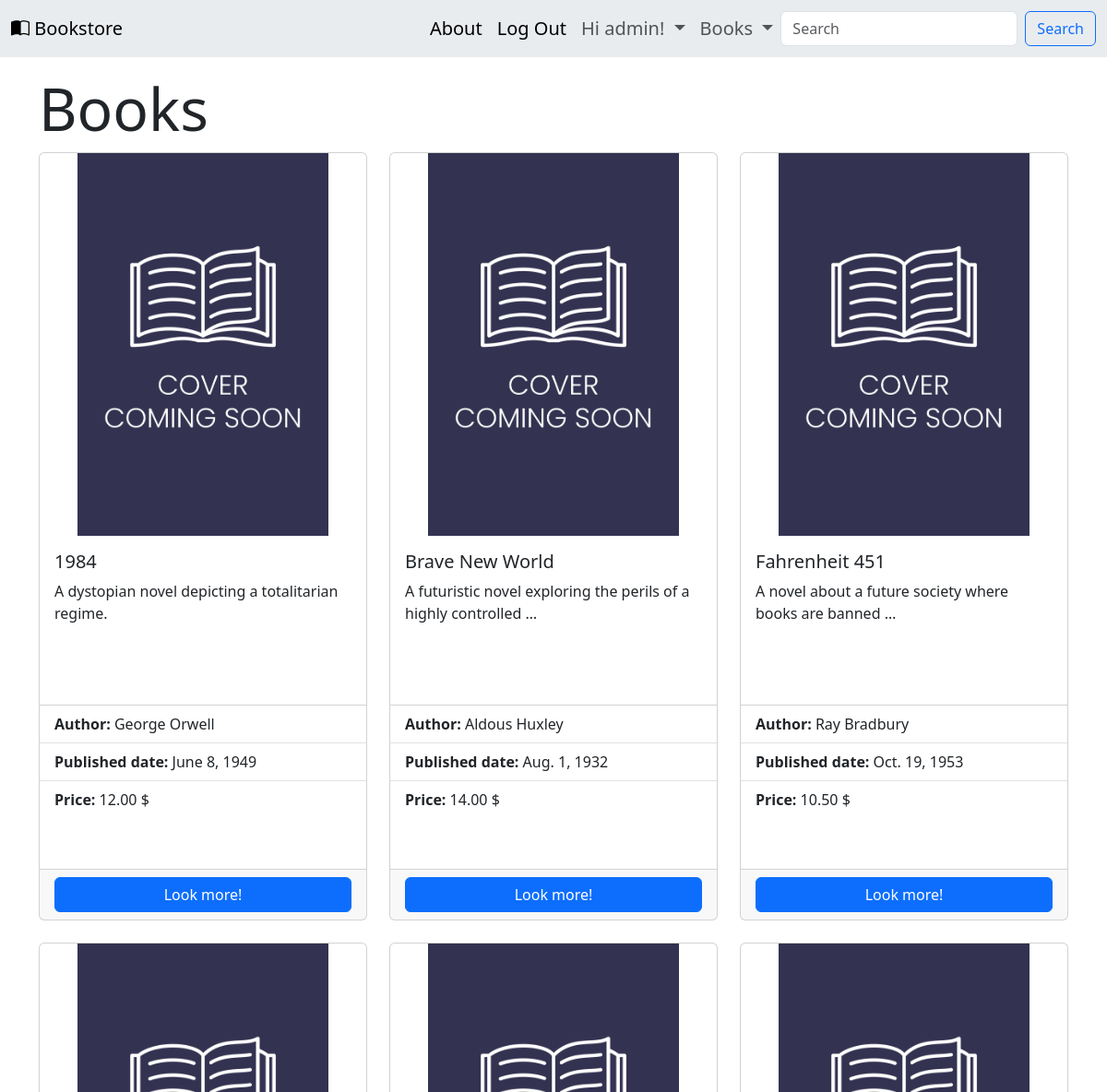
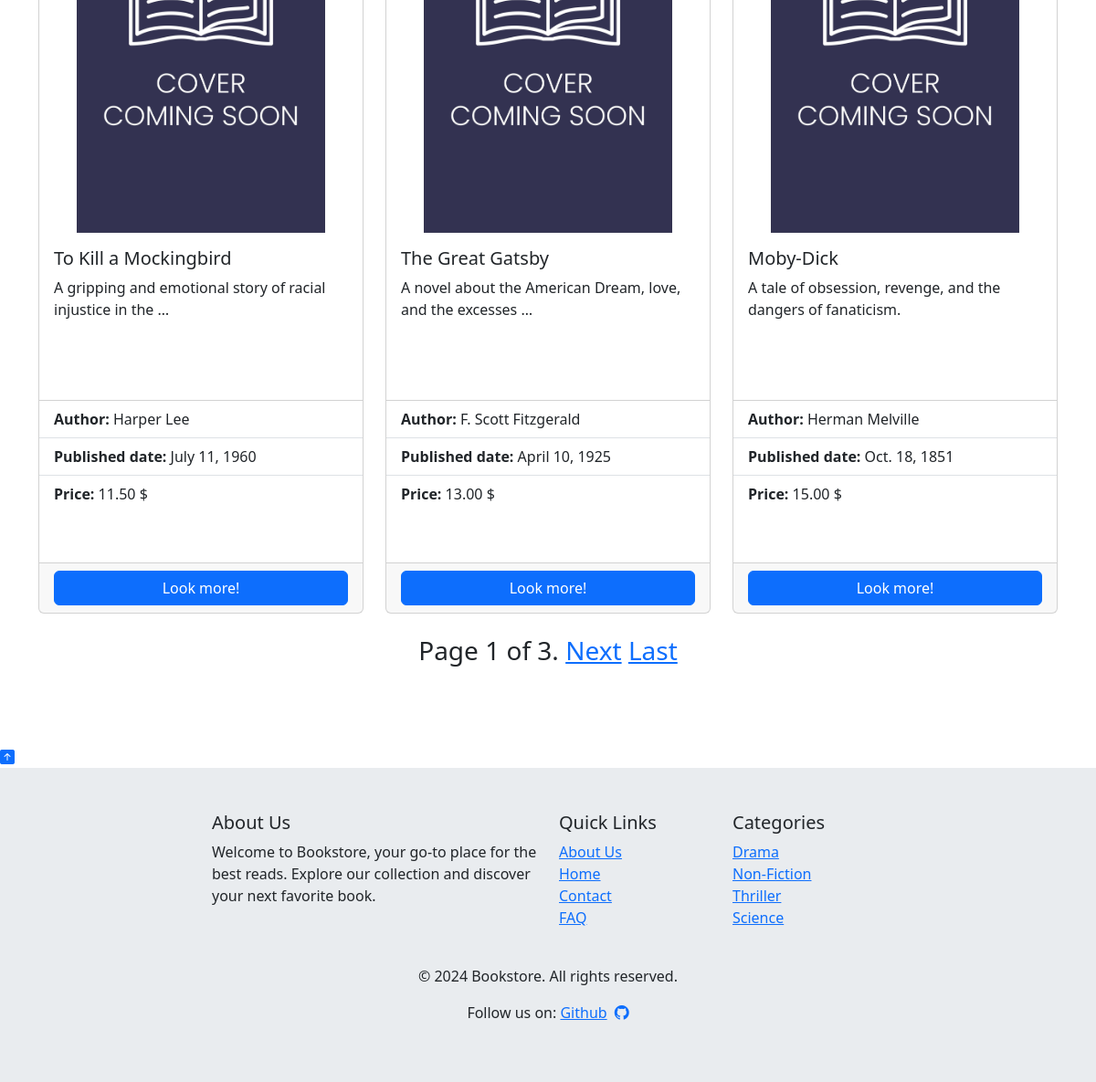
Page /books/ (signed in) on the committed database (2 pictures, top to bottom).
### accounts/models.py (models this page shows)
class CustomUser(AbstractUser):
    pass

### books/models.py (models this page shows, shortened)
class Book(models.Model):
    id = models.UUIDField(
        primary_key=True,
        default=uuid.uuid4,
        db_index=True,
        editable=False,
    )
    title = models.CharField(max_length=200)
    author = models.CharField(max_length=200)
    price = models.DecimalField(max_digits=6, decimal_places=2)
    cover = models.ImageField(
        upload_to="covers/",
        blank=True,
        default=get_default_cover,
    )
    description = models.TextField(blank=True, default="No description")
    published_date = models.DateField(default=date.today)
    category = models.ForeignKey(
        Category,
        on_delete=models.CASCADE,
        related_name="books",
        blank=True,
        null=True,
    )
    class Meta:
        verbose_name_plural = "Books"
        permissions = [
            ("special_status", "Can read all books"),
        ]
    def get_absolute_url(self):
        return reverse("books:book_detail", args=[str(self.id)])

### books/views.py (the view)
# urls.py: path("", views.BookListView.as_view(), name="book_list"),
class BookListView(
    mixins.LoginRequiredMixin,
    generic.ListView,
):
    model = Book
    context_object_name = "book_list"
    paginate_by = 6
    template_name = "books/book_list.html"
    login_url = "account_login"

### books/context_processor.py (called while the page is built)
def categories(request):
    return {"categories": Category.objects.all()}

### templates/books/book_list.html (shortened to what this page needs)
{% extends "_base.html" %}
{% block content %}
  <section style="padding: 5rem 0;">
    <div class="container">
      <h1 class="display-3 text-dark">Books</h1>
      <div class="row g-4 justify-content-center">
        {% for book in book_list %}
          <div class="col-10 col-md-6 col-lg-4">
            <div class="card h-100">
              <img src="{{ book.cover.url }}" class="card-img-top h-50" alt="book_cover" style="object-fit: contain;">
              <div class="card-body h-25">
                <h5 class="card-title">{{ book.title }}</h5>
                <p class="card-text">{{ book.description|truncatewords:10}}</p>
              </div>
              <ul class="list-group list-group-flush h-25">
                <li class="list-group-item"><b>Author:</b> {{ book.author }}</li>
                <li class="list-group-item"><b>Published date: </b>{{ book.published_date }}</li>
                <li class="list-group-item"><b>Price:</b> {{ book.price }} $</li>
              </ul>
              <div class="card-footer">
                <a href="{{ book.get_absolute_url }}" class="btn btn-primary w-100">Look more!</a>
              </div>
            </div>
          </div>
        {% endfor %}
        <div class="d-flex justify-content-center w-100">
          {% include "pagination.html" with page=page_obj %}
        </div>
      </div>
    </div>
  </section>
{% endblock content %}

### templates/_base.html (shortened to what this page needs)
{% load static %}
<!DOCTYPE html>
<html lang="en">
  <head>
    <link href="https://cdn.jsdelivr.net/npm/bootstrap@5.3.3/dist/css/bootstrap.min.css" rel="stylesheet">
    <link rel="stylesheet" href="https://cdn.jsdelivr.net/npm/bootstrap-icons@1.11.3/font/bootstrap-icons.min.css">
    <link rel="stylesheet" href="{% static 'css/base.css' %}">
  </head>
  <body>
    {% include 'navbar.html' %}
    {% block content %}
    {% endblock content %}
    <a href="#" id="scrollToTop" class="scroll-to-top">
      <i class="bi bi-arrow-up-square-fill"></i>
    </a>
    {% include 'footer.html' %}
  </body>
</html>

### templates/navbar.html (shortened to what this page needs)
<nav class="navbar navbar-expand-lg fixed-top bg-body-secondary c-navbar fs-5" style="z-index: 1050;">
  <div class="container-fluid">
    <a class="navbar-brand" href="{% url 'pages:home' %}">
      <i class="bi bi-book-half"class="d-inline-block align-text-top"></i>
      Bookstore
    </a>
    <div class="collapse navbar-collapse justify-content-end" id="navbarCollapse">
      <ul class="navbar-nav ps-5">
        <li class="nav-item">
          <a class="nav-link active" href="{% url 'pages:about' %}">
            About
          </a>
        </li>
        {% if user.is_authenticated %}
          <li class="nav-item">
            <a class="nav-link active" aria-current="page" href="{% url 'account_logout' %}">
              Log Out
            </a>
          </li>
          <li class="nav-item dropdown">
            <a class="nav-link dropdown-toggle" href="#" role="button" data-bs-toggle="dropdown" aria-expanded="false">
              Hi {{ user.username }}!
            </a>
          </li>
        {% endif %}
        <li class="nav-item dropdown">
          <a class="nav-link dropdown-toggle" href="#" role="button" data-bs-toggle="dropdown" aria-expanded="false">
            Books
          </a>
        </li>
      </ul>
      <form class="d-flex" action="{% url 'books:search_results' %}" method="get">
        <input class="form-control me-2" type="search" name="q" placeholder="Search" aria-\
               label="Search" >
        <button class="btn btn-outline-primary" type="submit">Search</button>
      </form>
    </div>
  </div>
</nav>

### templates/pagination.html (shortened to what this page needs)
<section>
  <div class="pagination">
    {% if page.paginator.num_pages > 1 %}
      <span class="h3">
        <span class="current">
          Page {{ page.number }} of {{ page.paginator.num_pages }}.
        </span>
        {% if page.has_next %}
          <a href="?page={{ page.next_page_number }}">Next</a>
          <a href="?page={{ page.paginator.num_pages }}">Last</a>
        {% endif %}
      </span>
    {% endif %}
  </div>
</section>

### templates/footer.html
<section>
  <footer class="bg-body-secondary py-5">
    <div class="container">
      <div class="row justify-content-center text-center text-md-start">
        <div class="col-md-4">
          <h5>About Us</h5>
          <p>Welcome to Bookstore, your go-to place for the best reads. Explore our collection and discover your next favorite book.</p>
        </div>
        <div class="col-md-2">
          <h5>Quick Links</h5>
          <ul class="list-unstyled">
            <li><a href="/about">About Us</a></li>
            <li><a href="/">Home</a></li>
            <li><a href="/about#contact">Contact</a></li>
            <li><a href="/about/#faq">FAQ</a></li>
          </ul>
        </div>
        <div class="col-md-2">
          <h5>Categories</h5>
          <ul class="list-unstyled">
            <li><a href="{% url 'books:category_books' 'drama' %}">Drama</a></li>
            <li><a href="{% url 'books:category_books' 'non-fiction' %}">Non-Fiction</a></li>
            <li><a href="{% url 'books:category_books' 'thriller' %}">Thriller</a></li>
            <li><a href="{% url 'books:category_books' 'non-fiction' %}">Science</a></li>
          </ul>
        </div>
      </div>
      <div class="text-center mt-4">
        <p>&copy; 2024 Bookstore. All rights reserved.</p>
        <p>Follow us on:
          <a href="https://github.com/dmurawski/Bookstore" aria-label="Github">Github<i class="bi bi-github ms-2"></i></a>
        </div>
      </div>
    </footer>
  </section>

### staticfiles/css/base.css (style rules this page uses)
h1 { color:red }

### rows in the picture
CustomUser: username "admin"
Book: title "1984", description "A dystopian novel depicting a totalitarian regime.", author "George Orwell", published_date "June 8, 1949", price "12.00"
Book: title "Brave New World", description "A futuristic novel exploring the perils of a highly controlled …", author "Aldous Huxley", published_date "Aug. 1, 1932", price "14.00"
Book: title "Fahrenheit 451", description "A novel about a future society where books are banned …", author "Ray Bradbury", published_date "Oct. 19, 1953", price "10.50"
Book: title "To Kill a Mockingbird", description "A gripping and emotional story of racial injustice in the …", author "Harper Lee", published_date "July 11, 1960", price "11.50"
Book: title "The Great Gatsby", description "A novel about the American Dream, love, and the excesses …", author "F. Scott Fitzgerald", published_date "April 10, 1925", price "13.00"
Book: title "Moby-Dick", description "A tale of obsession, revenge, and the dangers of fanaticism.", author "Herman Melville", published_date "Oct. 18, 1851", price "15.00"

### other values in the picture
{{ page.number }} "1"
{{ page.paginator.num_pages }} "3"
